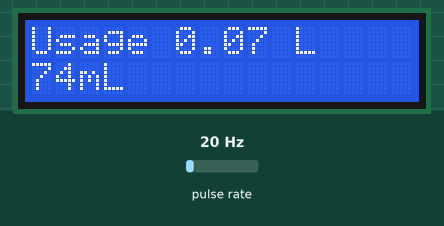
Bench run of a sketch on a simulated ESP8266 (Wemos D1 mini). Shown: 16×2 character LCD. Wiring (inferred from the names in the program): pulse sensor: data D5. Inputs (shaded band) come from the test bench; at power-on: pulse rate 20 Hz. WiFi joins after 1.5 s; servers stay silent unless stated; random numbers use the default seed unless the sketch sets one; what the sketch prints to the serial monitor is not drawn.

Above: at 2.9 s.
3.0 s: pulse rate (sensor on D5) set to 4 Hz
At 5.7 s:
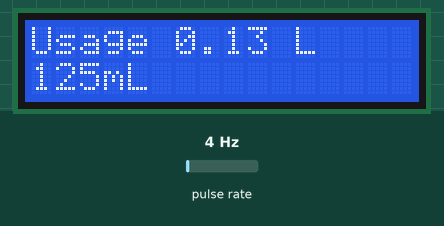
6.0 s: pulse rate (sensor on D5) set to 50 Hz
At 7.5 s:
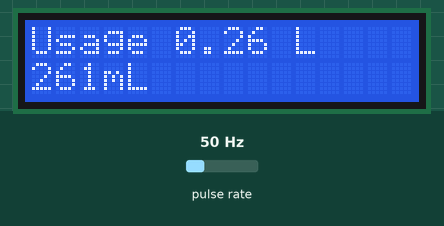
9.0 s: pulse rate (sensor on D5) set to 100 Hz
At 10.0 s:
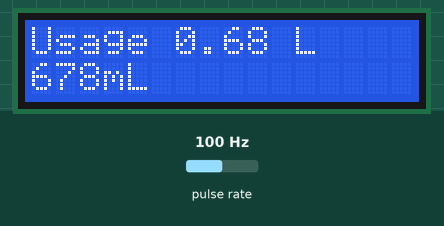
Timing chart, 0 to 12.0 s (numbered marks = the images above; inputs shaded):
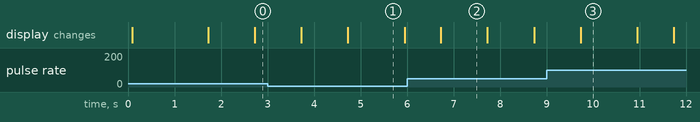

Measured:
- what the display in image 1 shows lasts 1.3 s, from 4.7 s to 6.0 s
- what the display in image 2 shows lasts 1.0 s, from 6.7 s to 7.7 s

The sketch:

4_washingmc_sta.ino
```cpp
/*
 *
 * This code integrates the debounce mechanism where it ignores any
 * pulses that are triggered when any other wall switches are turned on
 * or off.
 * This reduces the false pulses thereby records the water flow almost
 * proprotionately.
 * The references for debounce  are from
 * https://forum.arduino.cc/index.php?topic=417406.0
 * https://www.bc-robotics.com/tutorials/using-a-flow-sensor-with-arduino/#comment-87670
 *
 * Code is meant for Wemos D1-R1 mini microcontroller.
 *
 */

#include <ESP8266WiFi.h>
#include <Arduino.h>
#include <Wire.h>
#include <LiquidCrystal_I2C.h>

char ssid[] = "Wemos_AP";           // SSID of your AP
char pass[] = "Wemos_comm";         // password of your AP

IPAddress server(192,168,4,15);     // IP address of the AP
WiFiClient client;


// for LCD
LiquidCrystal_I2C lcd(0x27, 16, 2);

// The amount of time (in milliseconds) between tests
#define WASHMC_DELAY         1000
#define WASHMC_PUBLISH_DELAY 3
int publish_delay_count = 0;

byte connect_flag = false;

byte sensorInterrupt = D5;  // 0 = digital pin 2

// The hall-effect flow sensor outputs approximately 4.5 pulses per second per
// litre/minute of flow.
float calibrationFactor = 4.5;

volatile byte pulseCount;

float flowRate;
unsigned int flowMilliLitres;
unsigned long totalMilliLitres;

unsigned long oldTime;

// Update these with values suitable for your network.
volatile int buttonState = 0;         // variable for reading the pushbutton status

WiFiClient espClient;
long lastMsg = 0;
char msg[75];
int value = 0;

void setup_wifi() {

  delay(10);
  // We start by connecting to a WiFi network
  Serial.println();
  lcd.clear();
  lcd.print ("Connecting ...");
  Serial.print("Connecting to ");
  Serial.println(ssid);

  //WiFi.begin(ssid, password);
  WiFi.mode(WIFI_STA);
  WiFi.begin(ssid, pass);

  while (WiFi.status() != WL_CONNECTED) {
    delay(500);
    Serial.print(".");
  }
  Serial.println("Connected");
  Serial.println("station_bare_01.ino");
  Serial.print("LocalIP:"); Serial.println(WiFi.localIP());
  Serial.println("MAC:" + WiFi.macAddress());
  Serial.print("Gateway:"); Serial.println(WiFi.gatewayIP());
  Serial.print("AP MAC:"); Serial.println(WiFi.BSSIDstr());
  randomSeed(micros());

  Serial.println("");
  Serial.println("WiFi connected");
  Serial.println("IP address: ");
  Serial.println(WiFi.localIP());

}

void callback(char* topic, byte* payload, unsigned int length) {
  Serial.print("Message arrived [");
  Serial.print(topic);
  Serial.print("] ");
  for (int i = 0; i < length; i++) {
    Serial.print((char)payload[i]);
  }
  Serial.println();
}

void reconnect() {
  // Loop until we're reconnected
  while (!client.connected()) {
    Serial.print("Attempting connection to AP:  ");

    // Create a random client ID
    String clientId = "ESP8266Client-";
    clientId += String(random(0xffff), HEX);

    // Attempt to connect
    Serial.println (clientId);

    if (client.connect(server, 80)){

      Serial.println("connected");
      break;

    } else {
      Serial.print("failed, rc=");
      //Serial.print(client.state());
      Serial.println(" try again in 5 seconds");
      // Wait 5 seconds before retrying
      delay(5000);
    }
  }
}

void setup()
{
  // Initialize a serial connection for reporting values to the host
  Serial.begin(9600);
  // LCD
  lcd.begin();
  // Turn on the blacklight and print a message.
  lcd.backlight();

  setup_wifi();

  pulseCount        = 0;
  flowRate          = 0.0;
  flowMilliLitres   = 0;
  totalMilliLitres  = 0;
  oldTime           = 0;

  // The Hall-effect sensor is connected to pin 2 which uses interrupt 0.
  // Configured to trigger on a FALLING state change (transition from HIGH
  // state to LOW state)
  attachInterrupt(digitalPinToInterrupt(sensorInterrupt), pulseCounter, FALLING);

}

/**
 * Main program loop
 */
void loop()
{

  //client.loop();
  if((millis() - oldTime) > WASHMC_DELAY)    // Only process counters once per second
  {
    // Disable the interrupt while calculating flow rate and sending the value to
    // the host
    detachInterrupt(digitalPinToInterrupt(sensorInterrupt));

    // Because this loop may not complete in exactly 1 second intervals we calculate
    // the number of milliseconds that have passed since the last execution and use
    // that to scale the output. We also apply the calibrationFactor to scale the output
    // based on the number of pulses per second per units of measure (litres/minute in
    // this case) coming from the sensor.
    flowRate = ((1000.0 / (millis() - oldTime)) * pulseCount) / calibrationFactor;

    // Note the time this processing pass was executed. Note that because we've
    // disabled interrupts the millis() function won't actually be incrementing right
    // at this point, but it will still return the value it was set to just before
    // interrupts went away.
    oldTime = millis();

    // Divide the flow rate in litres/minute by 60 to determine how many litres have
    // passed through the sensor in this 1 second interval, then multiply by 1000 to
    // convert to millilitres.
    flowMilliLitres = (flowRate / 60) * 1000;

    // Add the millilitres passed in this second to the cumulative total
    totalMilliLitres += flowMilliLitres;

    //float litresvar = totalMilliLitres/1000;
    float  x = totalMilliLitres;
    x = x /1000 ;

    if ( publish_delay_count > WASHMC_PUBLISH_DELAY ) {
        if (!client.connected()) {
          reconnect();
          delay(10);
        }

       //snprintf (msg, 75, "hello world #%ld", value);
       snprintf (msg, 75, "/WhiteHouse/C1-702/washingmc, %0.2f L\r", x);

       Serial.print("Publish message: ");
       Serial.println(msg);

       client.print(msg);
       publish_delay_count = 0;
       Serial.println ("Resetting count ");
    } else {
       publish_delay_count++;
    }
    lcd.clear();
    // display on LCD
    lcd.setCursor ( 0,0);
    lcd.print("Usage ");

    lcd.print(  x );
    lcd.print ( " L " );

    lcd.setCursor ( 0,1 );

    lcd.print ( int( totalMilliLitres) );
    lcd.print ( "mL");

    // Reset the pulse counter so we can start incrementing again
    pulseCount = 0;
    // Enable the interrupt again now that we've finished sending output
    attachInterrupt(digitalPinToInterrupt(sensorInterrupt), pulseCounter, FALLING);
  }
}

/*
Interrupt Service Routine
 */
void pulseCounter()
{
  static unsigned long last_interrupt_time = 0;
  unsigned long interrupt_time = millis();
  unsigned long debounceInterval = 10;

  if (interrupt_time - last_interrupt_time > debounceInterval) //declare the debounce/block out interval in setup
  {
    pulseCount++;
  }
  last_interrupt_time = interrupt_time;

}
```
